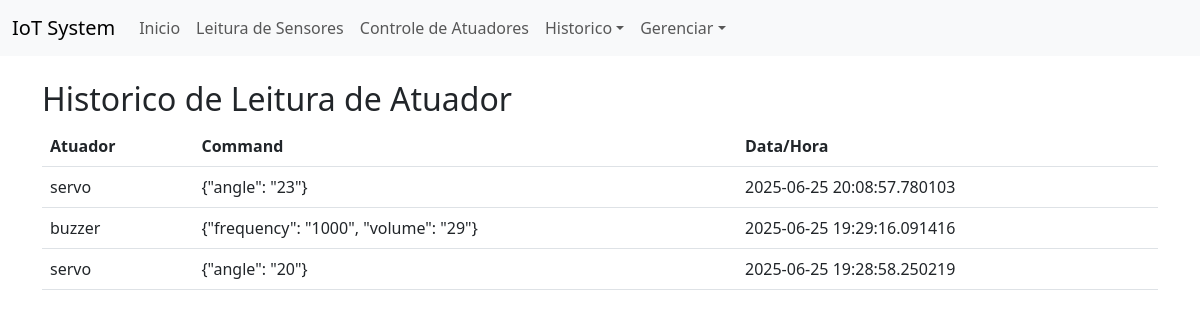
The app's page /history/actuators with its own data.
### models.py (models this page shows)
class ActuatorCommand(db.Model):
    id          = db.Column(db.Integer,     primary_key=True)
    actuator_id = db.Column(db.Integer, db.ForeignKey('actuator.id'), nullable=False)
    timestamp   = db.Column(db.DateTime,    default=datetime.utcnow, nullable=False)
    command     = db.Column(db.String(200), nullable=False)
    actuator    = db.relationship('Actuator', back_populates='commands')

class Actuator(db.Model):
    id        = db.Column(db.Integer,   primary_key=True)
    name      = db.Column(db.String(80), unique=True, nullable=False)
    commands  = db.relationship('ActuatorCommand', back_populates='actuator')

### app.py (the view)
@app.route('/history/actuators')
def history_actuators():
    from models import ActuatorCommand
    commands = (ActuatorCommand.query
                .join(Actuator)
                .order_by(ActuatorCommand.timestamp.desc())
                .limit(100)
                .all())
    return render_template('history_actuators.html', commands=commands)

### templates/history_actuators.html (shortened to what this page needs)
{% extends 'base.html' %}
{% block content %}
<h2>Historico de Leitura de Atuador</h2>
<table class="table">
  <thead><tr><th>Atuador</th><th>Command</th><th>Data/Hora</th></tr></thead>
  <tbody>
  {% for c in commands %}
    <tr>
      <td>{{ c.actuator.name }}</td>
      <td>{{ c.command }}</td>
      <td>{{ c.timestamp }}</td>
    </tr>
  {% endfor %}
  </tbody>
</table>
{% endblock %}

### templates/base.html (shortened to what this page needs)
<!DOCTYPE html>
<html lang="en">
<head>
  <link href="https://cdn.jsdelivr.net/npm/bootstrap@5.3.0/dist/css/bootstrap.min.css" rel="stylesheet">
</head>
<body>
  <nav class="navbar navbar-expand-lg navbar-light bg-light mb-4">
    <div class="container-fluid">
      <a class="navbar-brand" href="{{ url_for('dashboard.home') }}">IoT System</a>
      <div class="collapse navbar-collapse" id="navbarNav">
        <ul class="navbar-nav me-auto">
          <li class="nav-item"><a class="nav-link" href="{{ url_for('dashboard.home') }}">Inicio</a></li>
          <li class="nav-item"><a class="nav-link" href="{{ url_for('dashboard.realtime') }}">Leitura de Sensores</a></li>
          <li class="nav-item"><a class="nav-link" href="{{ url_for('dashboard.control') }}">Controle de Atuadores</a></li>
          <li class="nav-item dropdown">
            <a class="nav-link dropdown-toggle" href="#" id="historyDropdown" role="button" data-bs-toggle="dropdown">Historico</a>
          </li>
          <li class="nav-item dropdown">
            <a class="nav-link dropdown-toggle" href="#" id="manageDropdown" role="button" data-bs-toggle="dropdown">Gerenciar</a>
          </li>
        </ul>
      </div>
    </div>
  </nav>
  <div class="container">
    {% block content %}{% endblock %}
  </div>
</body>
</html>

### records on screen
ActuatorCommand: actuator.name "servo", command "{\"angle\": \"23\"}", timestamp "2025-06-25 20:08:57.780103"
ActuatorCommand: actuator.name "buzzer", command "{\"frequency\": \"1000\", \"volume\": \"29\"}", timestamp "2025-06-25 19:29:16.091416"
ActuatorCommand: actuator.name "servo", command "{\"angle\": \"20\"}", timestamp "2025-06-25 19:28:58.250219"
